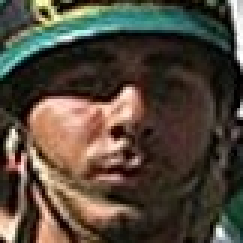
#> input picture dataset/raw/clear/0--Parade_0_Parade_Parade_0_1019.jpg_b15848.jpg, 81 x 81 px (shown 3 times larger); its folder holds only this picture in this run
$ python split_dataset.py
#> lines starting #> are read from the running program, lines starting #| are printed output that depends on the picture
from __future__ import annotations

import argparse
from collections import Counter, defaultdict
import csv
import hashlib
import os
from pathlib import Path
import random
import re
import shutil
import sys
from typing import Any

import numpy as np
from PIL import Image
import yaml

if sys.stdout and hasattr(sys.stdout, "reconfigure"):
    try:
        sys.stdout.reconfigure(encoding="utf-8")
    except Exception:
        pass
if sys.stderr and hasattr(sys.stderr, "reconfigure"):
    try:
        sys.stderr.reconfigure(encoding="utf-8")
    except Exception:
        pass


def get_file_sha256(path: Path) -> str:
    """Compute SHA-256 hash of image file content to detect binary duplicates."""
    h = hashlib.sha256()
    with open(path, "rb") as f:
        while chunk := f.read(8192):
            h.update(chunk)
    return h.hexdigest()


def get_group_id(filename: str) -> str:
    """Group crops belonging to the same source image, face identity, or recording session to avoid leakage."""
    # Pattern 1: WIDER FACE base image (e.g. 0--Parade_...jpg_b1234_masked.jpg, 0--Parade_...jpg_b1234.jpg)
    m_wider = re.match(r"^(.*\.jpg)_b\d+(?:_masked)?(?:\.jpg)?$", filename, re.IGNORECASE)
    if m_wider:
        return f"wider_{m_wider.group(1)}"

    # Pattern 2: Camera stream crop session (e.g. 01a0b348-9ab8-73e3-9797-86234c0f24be_nvr-llWGaUl9M9E771xokkJUiNr5fMyJBigI_1789714275642_img_face1.jpg)
    m_cam = re.match(r"^([a-f0-9\-]+_[a-zA-Z0-9\-]+_\d+)", filename, re.IGNORECASE)
    if m_cam:
        return f"cam_{m_cam.group(1)}"

    # Pattern 3: Numeric face ID with optional mask/aligned (e.g. 000159_face.jpg, 000159_face_masked.jpg, 000159_face1.jpg)
    m_face_num = re.match(r"^(\d+)_face", filename, re.IGNORECASE)
    if m_face_num:
        return f"facenum_{m_face_num.group(1)}"

    # Pattern 4: Face dataset aligned/crop IDs (e.g. face_0028_aligned112.jpg, face_0028_crop.jpg)
    m_face = re.match(r"^(face_\d+)", filename, re.IGNORECASE)
    if m_face:
        return f"face_id_{m_face.group(1)}"

    # Pattern 5: Lumi staff recording session (e.g. PhongLT_20260415_090449_774.jpg -> PhongLT_20260415_0904)
    m_person_session = re.match(r"^([A-Za-z]+)_(\d{8}_\d{4})", filename)
    if m_person_session:
        return f"person_session_{m_person_session.group(1)}_{m_person_session.group(2)}"

    # Pattern 6: Lumi staff person generic
    m_person = re.match(r"^([A-Za-z]+)_[0-9]+", filename)
    if m_person:
        return f"person_{m_person.group(1)}"

    # Pattern 7: Single file
    return f"single_{filename}"


def get_source_type(filename: str) -> str:
    """Classify the origin / domain / occlusion style of the face crop."""
    if "nvr-" in filename or filename.startswith(("01a", "01b", "01c", "01d", "01e", "01f")):
        return "cam_stream"
    if "--" in filename:
        if "_masked" in filename.lower():
            return "wider_synth_mask"
        return "wider_face"
    if filename.lower().startswith("with_mask_"):
        return "real_mask"
    if "_masked" in filename.lower():
        return "synth_mask"
    if any(filename.startswith(k) for k in ["PhongLT", "DoanNV", "MaiNT", "Hung", "Tuan"]):
        return "lumi_staff"
    if re.match(r"^\d+_face", filename) or filename.startswith("face_"):
        return "face_crops"
    return "other"


def image_quality_features(img: Image.Image) -> tuple[float, float, float]:
    """Return approximate sharpness, contrast, and brightness features."""
    gray = np.asarray(img.convert("L").resize((64, 64)), dtype=np.float32)
    laplacian = (
        -4.0 * gray
        + np.roll(gray, 1, axis=0)
        + np.roll(gray, -1, axis=0)
        + np.roll(gray, 1, axis=1)
        + np.roll(gray, -1, axis=1)
    )
    return float(laplacian.var()), float(gray.std()), float(gray.mean())


def get_aspect_ratio_bin(aspect_ratio: float) -> str:
    if aspect_ratio < 0.80:
        return "portrait(<0.80)"
    if aspect_ratio <= 1.25:
        return "square(0.80-1.25)"
    if aspect_ratio <= 1.80:
        return "landscape(1.25-1.80)"
    return "wide(>1.80)"


def split_data(
    data_root: Path,
    val_ratio: float = 0.20,
    seed: int = 42,
) -> tuple[list[dict[str, Any]], list[dict[str, Any]]]:
#> called with val_ratio = 0.2, seed = 42
    raw_dir = data_root / "raw"
    if not raw_dir.exists():
        raise FileNotFoundError(f"Raw directory not found: {raw_dir}")

    rng = random.Random(seed)
    items: list[dict[str, Any]] = []

    for cls_name in ["clear", "occluded"]:
        cls_dir = raw_dir / cls_name
        if not cls_dir.exists():
            continue
        for f in sorted(cls_dir.glob("*")):
            if f.is_file() and f.suffix.lower() in {".jpg", ".jpeg", ".png", ".bmp", ".webp"}:
                with Image.open(f) as img:
#> img is the input picture: PIL image 81x81 RGB; mean R, G, B 81.7, 71.8, 59.3
                    w, h = img.size
#> w = 81; h = 81
                    sharpness, contrast, brightness = image_quality_features(img)
#> in image_quality_features, `gray = np.asarray(img.convert("L").resize((64, 64)), dtype=np.float32)`:
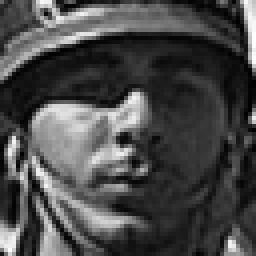
#> gray: shape (64, 64) float32 (shown 4 times larger); min 0, max 255, mean 73.3
#> in image_quality_features, `laplacian = ( -4.0 * gray + np.roll(gray, 1, axis=0) + np.roll(gray, -..`:
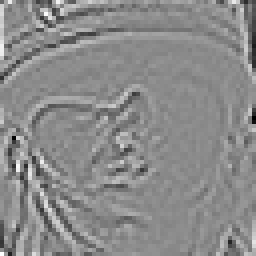
#> laplacian: shape (64, 64) float32 (shown 4 times larger); min -391, max 325, mean 0; drawn with min black and max white
#> sharpness = 4130.4; contrast = 59.04; brightness = 73.35
                is_sq = (w == h)
#> is_sq = True
                ar = round(w / h, 2)
#> ar = 1
                size_bin = "small(<75)" if max(w, h) < 75 else ("medium(75-111)" if max(w, h) < 112 else "large(>=112)")
#> size_bin = 'medium(75-111)'
                source_type = get_source_type(f.name)
                name_grp = get_group_id(f.name)
                sha256_hash = get_file_sha256(f)
                items.append({
                    "path": f,
                    "name": f.name,
                    "class": cls_name,
                    "width": w,
                    "height": h,
                    "aspect_ratio": ar,
                    "aspect_ratio_bin": get_aspect_ratio_bin(ar),
                    "is_square": is_sq,
                    "size_bin": size_bin,
                    "sharpness": sharpness,
                    "contrast": contrast,
                    "brightness": brightness,
                    "source_type": source_type,
                    "name_group": name_grp,
                    "sha256": sha256_hash,
                })
#> pass 2 of the loop in split_data, `for cls_name in ["clear", "occluded"]:`:
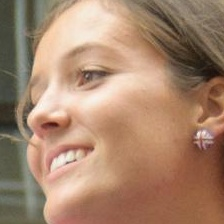
#> input picture dataset/raw/occluded/0--Parade_0_Parade_Parade_0_928.jpg_b10442.jpg, 224 x 224 px
#> in split_data, img is the input picture: PIL image 224x224 RGB; mean R, G, B 166.5, 133.2, 109.2
#> in image_quality_features (call 2), `gray = np.asarray(img.convert("L").resize((64, 64)), dtype=np.float32)`:
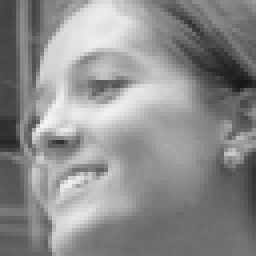
#> gray: shape (64, 64) float32 (shown 4 times larger); min 22, max 243, mean 140.4
#> in image_quality_features (call 2), `laplacian = ( -4.0 * gray + np.roll(gray, 1, axis=0) + np.roll(gray, -..`:
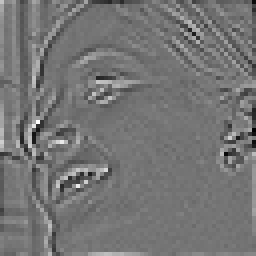
#> laplacian: shape (64, 64) float32 (shown 4 times larger); min -168, max 198, mean 0; drawn with min black and max white
#> sharpness = 846.6; contrast = 47.04; brightness = 140.4

    total_count = len(items)
#> total_count = 2
    if total_count == 0:
        raise ValueError(f"No valid images found in {raw_dir}")

    sharpness_values = np.asarray([it["sharpness"] for it in items], dtype=np.float64)
#> sharpness_values = [4130.4, 846.6]
    contrast_values = np.asarray([it["contrast"] for it in items], dtype=np.float64)
#> contrast_values = [59.04, 47.04]
    sharpness_cutoffs = np.quantile(sharpness_values, [1 / 3, 2 / 3])
#> sharpness_cutoffs = [1941.2, 3035.8]
    contrast_cutoffs = np.quantile(contrast_values, [1 / 3, 2 / 3])
#> contrast_cutoffs = [51.04, 55.04]
    for it in items:
        it["sharpness_bin"] = (
            "soft/blurry" if it["sharpness"] <= sharpness_cutoffs[0]
            else "moderate" if it["sharpness"] <= sharpness_cutoffs[1]
            else "sharp"
        )
        it["contrast_bin"] = (
            "low_contrast" if it["contrast"] <= contrast_cutoffs[0]
            else "moderate" if it["contrast"] <= contrast_cutoffs[1]
            else "high_contrast"
        )
        difficulty_score = 0.0
        difficulty_score += {"small(<75)": 1.5, "medium(75-111)": 0.6, "large(>=112)": 0.0}[it["size_bin"]]
        difficulty_score += {"soft/blurry": 1.0, "moderate": 0.35, "sharp": 0.0}[it["sharpness_bin"]]
        difficulty_score += {"low_contrast": 0.8, "moderate": 0.25, "high_contrast": 0.0}[it["contrast_bin"]]
        if it["brightness"] < 50 or it["brightness"] > 210:
            difficulty_score += 0.8
        it["difficulty_score"] = round(difficulty_score, 3)
        it["difficulty_bin"] = (
            "easy" if difficulty_score < 0.8
            else "medium" if difficulty_score < 1.8
            else "hard"
        )
#> this loop made 2 passes
#> difficulty_score on passes 1 to 2: 0.6, 1.8

    # Disjoint Set / Union-Find: Merge groups sharing the same binary hash or name_group
    parent: dict[int, int] = {i: i for i in range(total_count)}
#> parent = {0: 0, 1: 1}

    def find(i: int) -> int:
        if parent[i] == i:
            return i
        parent[i] = find(parent[i])
        return parent[i]

    def union(i: int, j: int) -> None:
        root_i = find(i)
        root_j = find(j)
        if root_i != root_j:
            parent[root_i] = root_j

    hash_to_indices = defaultdict(list)
    name_group_to_indices = defaultdict(list)

    for i, it in enumerate(items):
        hash_to_indices[it["sha256"]].append(i)
        name_group_to_indices[it["name_group"]].append(i)
#> this loop made 2 passes

    # Union all identical file contents (zero duplicate hash across splits)
    for indices in hash_to_indices.values():
        for idx in indices[1:]:
            union(indices[0], idx)

    # Union all items sharing same metadata group
    for grp_name, indices in name_group_to_indices.items():
        if not grp_name.startswith("single_"):
            for idx in indices[1:]:
                union(indices[0], idx)

    for i, it in enumerate(items):
        it["group"] = f"group_{find(i)}"

    groups: dict[str, list[dict[str, Any]]] = defaultdict(list)
    for it in items:
        groups[it["group"]].append(it)

    # Balance marginal distributions while keeping duplicate/source groups intact.
    # Features include class, source domain, resolution, aspect ratio, sharpness,
    # contrast, and an image-quality difficulty proxy.
    feature_fields = {
        "class": 5.0,
        "aspect_ratio_bin": 3.0,
        "difficulty_bin": 3.0,
        "size_bin": 2.0,
        "sharpness_bin": 2.0,
        "contrast_bin": 2.0,
        "source_type": 1.0,
    }
    group_list = list(groups.values())
    group_vectors: list[Counter[str]] = []
    total_features: Counter[str] = Counter()
    for group_items in group_list:
        vector: Counter[str] = Counter()
        for item in group_items:
            for field in feature_fields:
                vector[f"{field}={item[field]}"] += 1
        group_vectors.append(vector)
        total_features.update(vector)

    target_val_count = total_count * val_ratio
#> target_val_count = 0.4
    target_features = {key: value * val_ratio for key, value in total_features.items()}

    def split_cost(val_count: int, val_features: Counter[str]) -> float:
        count_error = (val_count - target_val_count) / max(target_val_count, 1.0)
        cost = 10.0 * count_error * count_error
        for key, target in target_features.items():
            error = (val_features[key] - target) / max(target, 1.0)
            field = key.split("=", 1)[0]
            cost += feature_fields[field] * error * error
        return cost

    best_val_indices: set[int] | None = None
    best_cost = float("inf")
    # Several seeded starts plus local swaps reduce dependence on input ordering.
    for _ in range(4):
        order = list(range(len(group_list)))
        rng.shuffle(order)
        val_indices: set[int] = set()
        val_count = 0
        val_features: Counter[str] = Counter()
        for index in order:
            group_size = len(group_list[index])
            if val_count < target_val_count:
                val_indices.add(index)
                val_count += group_size
                val_features.update(group_vectors[index])

        train_indices = set(range(len(group_list))) - val_indices
        current_cost = split_cost(val_count, val_features)
        for _step in range(12000):
            if not val_indices or not train_indices:
                break
            val_index = rng.choice(tuple(val_indices))
            train_index = rng.choice(tuple(train_indices))
            next_count = val_count - len(group_list[val_index]) + len(group_list[train_index])
            next_features = val_features.copy()
            next_features.subtract(group_vectors[val_index])
            next_features.update(group_vectors[train_index])
            next_cost = split_cost(next_count, next_features)
            if next_cost + 1e-12 < current_cost:
                val_indices.remove(val_index)
                val_indices.add(train_index)
                train_indices.remove(train_index)
                train_indices.add(val_index)
                val_count = next_count
                val_features = next_features
                current_cost = next_cost

        if current_cost < best_cost:
            best_cost = current_cost
            best_val_indices = val_indices
#> this loop made 4 passes

    if best_val_indices is None:
        raise RuntimeError("Could not create train/validation split")

    val_items = [item for index, group_items in enumerate(group_list) if index in best_val_indices for item in group_items]
    train_items = [item for index, group_items in enumerate(group_list) if index not in best_val_indices for item in group_items]

    return train_items, val_items


def apply_split(
    data_root: Path,
    train_items: list[dict[str, Any]],
    val_items: list[dict[str, Any]],
) -> None:
    train_dir = data_root / "train"
    val_dir = data_root / "val"
    staging_dir = data_root / f".split_staging_{os.getpid()}"
    if staging_dir.exists():
        shutil.rmtree(staging_dir)
    train_stage = staging_dir / "train"
    val_stage = staging_dir / "val"
    for split_dir in (train_stage, val_stage):
        for cls_name in ("clear", "occluded"):
            (split_dir / cls_name).mkdir(parents=True, exist_ok=True)

    manifest_rows: list[dict[str, Any]] = []

    try:
        print(f"Copying {len(train_items)} train images...")
#> (printed output is left out)
        for split_name, split_items, split_dir in (
            ("train", train_items, train_stage),
            ("val", val_items, val_stage),
        ):
            for it in split_items:
                dst = split_dir / it["class"] / it["name"]
                shutil.copy2(it["path"], dst)
                manifest_rows.append({
                    "filename": it["name"],
                    "split": split_name,
                    "class": it["class"],
                    "width": it["width"],
                    "height": it["height"],
                    "aspect_ratio": it["aspect_ratio"],
                    "aspect_ratio_bin": it["aspect_ratio_bin"],
                    "is_square": it["is_square"],
                    "size_bin": it["size_bin"],
                    "sharpness": round(it["sharpness"], 4),
                    "sharpness_bin": it["sharpness_bin"],
                    "contrast": round(it["contrast"], 4),
                    "contrast_bin": it["contrast_bin"],
                    "brightness": round(it["brightness"], 4),
                    "difficulty_score": it["difficulty_score"],
                    "difficulty_bin": it["difficulty_bin"],
                    "source_type": it["source_type"],
                    "group_id": it["group"],
                    "source_path": str(it["path"]),
                })
            if split_name == "train":
                print(f"Copying {len(val_items)} validation images...")
#> this loop made 2 passes
#> split_name on passes 1 to 2: 'train', 'val'
#> (printed output is left out)

        manifest_path = data_root / "split_manifest.csv"
        manifest_temp = staging_dir / "split_manifest.csv"
        fieldnames = list(manifest_rows[0].keys())
        with manifest_temp.open("w", newline="", encoding="utf-8") as f:
            writer = csv.DictWriter(f, fieldnames=fieldnames)
            writer.writeheader()
            writer.writerows(manifest_rows)

        # Replace the old splits only after the complete new split was copied.
        for old_dir in (train_dir, val_dir):
            if old_dir.exists():
                shutil.rmtree(old_dir)
        shutil.move(str(train_stage), str(train_dir))
        shutil.move(str(val_stage), str(val_dir))
        if manifest_path.exists():
            manifest_path.unlink()
        shutil.move(str(manifest_temp), str(manifest_path))
        print(f"Manifest written to: {manifest_path}")
    finally:
        if staging_dir.exists():
            shutil.rmtree(staging_dir, ignore_errors=True)


def main():
    parser = argparse.ArgumentParser(description="Stratified Group Split for Face Occlusion Dataset")
    parser.add_argument("--config", default="config/config.yaml", help="Path to config.yaml")
    parser.add_argument("--val-ratio", type=float, default=0.20, help="Validation ratio (default: 0.20)")
    parser.add_argument("--seed", type=int, default=42, help="Random seed (default: 42)")
    args = parser.parse_args()

    with open(args.config, "r", encoding="utf-8") as f:
        cfg = yaml.safe_load(f)

    data_root = Path(cfg["data"]["root"])
    seed = int(args.seed if args.seed is not None else cfg["training"].get("seed", 42))
    val_ratio = float(args.val_ratio)

    print("=" * 70)
    print("       GROUP-AWARE DATASET SPLIT (CLASS / QUALITY / ASPECT RATIO)")
    print("=" * 70)
    print(f"Data root: {data_root}")
    print(f"Seed:      {seed}")
    print(f"Val ratio: {val_ratio:.2f}")

    train_items, val_items = split_data(data_root, val_ratio=val_ratio, seed=seed)
    total_imgs = len(train_items) + len(val_items)

    apply_split(data_root, train_items, val_items)

    tr_clear = sum(1 for x in train_items if x["class"] == "clear")
    tr_occ = sum(1 for x in train_items if x["class"] == "occluded")
    val_clear = sum(1 for x in val_items if x["class"] == "clear")
    val_occ = sum(1 for x in val_items if x["class"] == "occluded")

    print("\n" + "=" * 70)
    print("                         SPLIT SUMMARY")
    print("=" * 70)
    print(f"Total Images: {total_imgs}")
#| Total Images: 2
    print(f"Train Set:    {len(train_items):4d} ({len(train_items)/total_imgs*100:.1f}%) [clear: {tr_clear:4d} ({tr_clear/len(train_items)*100:.1f}%), occluded: {tr_occ:4d} ({tr_occ/len(train_items)*100:.1f}%)]")
#| Train Set:       1 (50.0%) [clear:    1 (100.0%), occluded:    0 (0.0%)]
    print(f"Val Set:      {len(val_items):4d} ({len(val_items)/total_imgs*100:.1f}%) [clear: {val_clear:4d} ({val_clear/len(val_items)*100:.1f}%), occluded: {val_occ:4d} ({val_occ/len(val_items)*100:.1f}%)]")
#| Val Set:         1 (50.0%) [clear:    0 (0.0%), occluded:    1 (100.0%)]
    print("-" * 70)
    print("Train Size (Difficulty) Distribution:")
    for k, v in sorted(Counter(x["size_bin"] for x in train_items).items()):
        print(f"  - {k:<15}: {v:4d} ({v/len(train_items)*100:.1f}%)")
#> this loop made 1 pass
#> (k, v) on pass 1: ('medium(75-111)', 1)
#|   - medium(75-111) :    1 (100.0%)
    print("Val Size (Difficulty) Distribution:")
    for k, v in sorted(Counter(x["size_bin"] for x in val_items).items()):
        print(f"  - {k:<15}: {v:4d} ({v/len(val_items)*100:.1f}%)")
#> this loop made 1 pass
#> (k, v) on pass 1: ('large(>=112)', 1)
#|   - large(>=112)   :    1 (100.0%)
    print("-" * 70)
    for title, field in (
        ("Aspect ratio", "aspect_ratio_bin"),
        ("Image difficulty", "difficulty_bin"),
        ("Sharpness", "sharpness_bin"),
    ):
        print(f"{title} distribution (train / val):")
        train_counts = Counter(x[field] for x in train_items)
        val_counts = Counter(x[field] for x in val_items)
        for key in sorted(set(train_counts) | set(val_counts)):
            tr_pct = train_counts[key] / max(len(train_items), 1) * 100
            va_pct = val_counts[key] / max(len(val_items), 1) * 100
            print(f"  - {key:<22}: {train_counts[key]:4d} ({tr_pct:5.1f}%) / {val_counts[key]:4d} ({va_pct:5.1f}%)")
#> this loop made 3 passes
#|   - square(0.80-1.25)     :    1 (100.0%) /    1 (100.0%)
#|   - easy                  :    1 (100.0%) /    0 (  0.0%)
#|   - hard                  :    0 (  0.0%) /    1 (100.0%)
#|   - sharp                 :    1 (100.0%) /    0 (  0.0%)
#|   - soft/blurry           :    0 (  0.0%) /    1 (100.0%)
    print("-" * 70)
    print("Train Domain/Source Distribution:")
    for k, v in sorted(Counter(x["source_type"] for x in train_items).items()):
        print(f"  - {k:<18}: {v:4d} ({v/len(train_items)*100:.1f}%)")
#> this loop made 1 pass
#> (k, v) on pass 1: ('wider_face', 1)
#|   - wider_face        :    1 (100.0%)
    print("Val Domain/Source Distribution:")
    for k, v in sorted(Counter(x["source_type"] for x in val_items).items()):
        print(f"  - {k:<18}: {v:4d} ({v/len(val_items)*100:.1f}%)")
    print("=" * 70)


if __name__ == "__main__":
    main()
